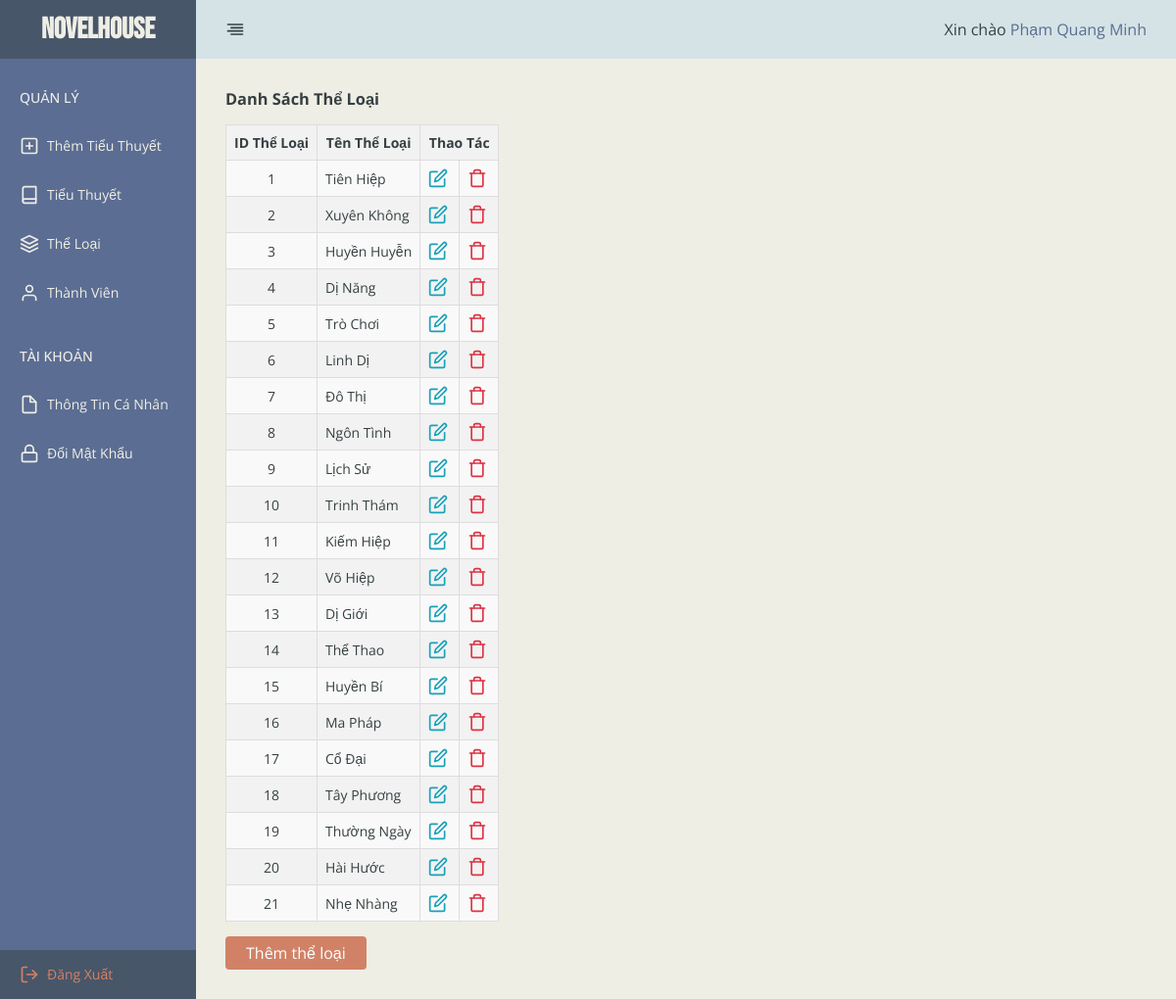
Page /admin/index.php?path=pages/main/genres/genre_list (signed in) on the committed database.
### tables this page shows
CREATE TABLE `genres` (
  `genre_id` int(11) NOT NULL,
  `genre_name` varchar(100) NOT NULL
);

### admin/pages/main/genres/genre_list.php (the view, shortened to what this page needs)
<?php
$sql = "SELECT * FROM genres";
$result = $connect->query($sql);
$genres = [];
while ($row = $result->fetch_array(MYSQLI_ASSOC)) {
    $genres[] = $row;
}
?>
<h3 class="title">Danh Sách Thể Loại</h3>
<table>
    <tr>
        <th>ID Thể Loại</th>
        <th>Tên Thể Loại</th>
        <th colspan="2">Thao Tác</th>
    </tr>
    <?php foreach ($genres as $genre) : ?>
        <tr>
            <td><?= $genre['genre_id'] ?></td>
            <td>
                <p><?= $genre['genre_name'] ?></p>
            </td>
            <td>
                <a href="index.php?path=pages/main/genres/genre_edit&genre_id=<?= $genre['genre_id'] ?>" style="display: inline-block;">
                </a>
            </td>
            <td>
                <a class="btn-remove" href="index.php?path=pages/main/genres/genre_remove&genre_id=<?= $genre['genre_id'] ?>" style="display: inline-block;">
                </a>
            </td>
        </tr>
    <?php endforeach ?>
</table>
<a class="btn btn-link" href="index.php?path=pages/main/genres/genre_add">Thêm thể loại</a>

### admin/assets/css/utility.css (style rules this page uses)
:root { --quaternary-color: #efeee5; --tertiary-color: #f0e2d2; --secondary-color: #d5e3e6; --primary-color: #5b6d92; --accent-color: #d18266; --text-color: #364042; --dark-color-90: rgb(54 64 66 / 90%); --dark-color-50: rgb(54 64 66 / 50%); --white-color: #ffffff; --danger-color: #dc3545; --warning-color: #ffc107; --info-color: #17a2b8; --success-color: #28a745; }
html { font-family: 'Open Sans', sans-serif; }
body { font-family: 'Open Sans', sans-serif; font-size: 14px; color: var(--text-color); }
a { color: var(--text-color); outline: none; cursor: pointer; }
.btn { padding: 5px 20px; border: 1px solid transparent; border-radius: 4px; text-align: center; font-size: 16px; cursor: pointer; transition: all 0.3s ease; background-color: var(--accent-color); color: var(--white-color); }
.btn-link { display: inline-block; margin-top: 15px; }
h3.title { margin-bottom: 15px; text-transform: capitalize; }
table { border-collapse: collapse; table-layout: fixed; width: auto; text-align: center; }
th { background-color: #f2f2f2; border: 1px solid #ddd; padding: 8px; text-align: center; text-wrap: nowrap; }
td { border: 1px solid #ddd; padding: 8px; }
td p, td:has(a) { text-align: left; }
td:has(svg):not(:has(span)) { width: 40px; }
td:has(svg) svg { display: inline-block; }
tr { background-color: #f9f9f9; }
tr:nth-child(odd) { background-color: #f2f2f2; }
.icon-edit { stroke: var(--info-color); }
.icon-trash { stroke: var(--danger-color); }

### rows in the picture
genres: genre_id "1", genre_name "Tiên Hiệp"
genres: genre_id "2", genre_name "Xuyên Không"
genres: genre_id "3", genre_name "Huyền Huyễn"
genres: genre_id "4", genre_name "Dị Năng"
genres: genre_id "5", genre_name "Trò Chơi"
genres: genre_id "6", genre_name "Linh Dị"
genres: genre_id "7", genre_name "Đô Thị"
genres: genre_id "8", genre_name "Ngôn Tình"
genres: genre_id "9", genre_name "Lịch Sử"
genres: genre_id "10", genre_name "Trinh Thám"
genres: genre_id "11", genre_name "Kiếm Hiệp"
genres: genre_id "12", genre_name "Võ Hiệp"
genres: genre_id "13", genre_name "Dị Giới"
genres: genre_id "14", genre_name "Thể Thao"
genres: genre_id "15", genre_name "Huyền Bí"
genres: genre_id "16", genre_name "Ma Pháp"
genres: genre_id "17", genre_name "Cổ Đại"
genres: genre_id "18", genre_name "Tây Phương"
genres: genre_id "19", genre_name "Thường Ngày"
genres: genre_id "20", genre_name "Hài Hước"
genres: genre_id "21", genre_name "Nhẹ Nhàng"

### other values in the picture
$_SESSION['full_name'] "Phạm Quang Minh"
